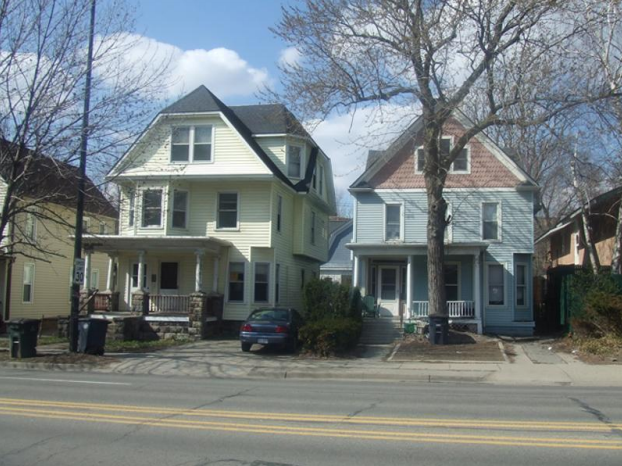
#> input picture docs/original_prompt/example_scene.png, 622 x 466 px
$ jupyter execute appendix_plots.ipynb   (shell and % lines are left out)
#> lines starting #> are read from the running program, lines starting #| are printed output that depends on the picture
# Appendix figures

Standalone — not part of the numbered pipeline; nothing else depends on it and it
depends only on `docs/original_prompt/`.

Currently one figure: the reference images interleaved into the VLM prompt, shown
as the example scene alongside its two low-meaning and two high-meaning example
patches.

Written to `results/paper_plots/`.

[cell 1]

from pathlib import Path

import matplotlib.pyplot as plt
import matplotlib.gridspec as gridspec
from PIL import Image

## Prompt example images

The same five images `2_run_model.ipynb` passes to the model as
`reference_imgs`, laid out as they are described in the prompt.

[cell 2]
PROMPT_IMG_DIR = Path('docs/original_prompt')

example_scene = Image.open(PROMPT_IMG_DIR / 'example_scene.png').convert('RGB')
low1  = Image.open(PROMPT_IMG_DIR / 'low_meaning_example1.png').convert('RGB')
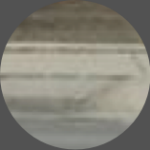
#> input picture docs/original_prompt/low_meaning_example1.png, 150 x 150 px
#> low1 is the input picture: PIL image 150x150 RGB; mean R, G, B 131.8, 129.4, 119.1
low2  = Image.open(PROMPT_IMG_DIR / 'low_meaning_example2.png').convert('RGB')
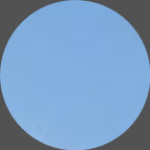
#> input picture docs/original_prompt/low_meaning_example2.png, 150 x 150 px
#> low2 is the input picture: PIL image 150x150 RGB; mean R, G, B 120.7, 155.3, 192.4
high1 = Image.open(PROMPT_IMG_DIR / 'high_meaning_example1.png').convert('RGB')
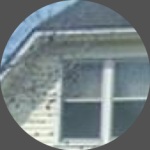
#> input picture docs/original_prompt/high_meaning_example1.png, 150 x 150 px
#> high1 is the input picture: PIL image 150x150 RGB; mean R, G, B 117.1, 128.6, 131.6
high2 = Image.open(PROMPT_IMG_DIR / 'high_meaning_example2.png').convert('RGB')
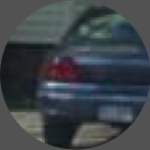
#> input picture docs/original_prompt/high_meaning_example2.png, 150 x 150 px
#> high2 is the input picture: PIL image 150x150 RGB; mean R, G, B 62, 68.3, 73.5

plt.rcParams['font.family'] = 'Arial'

fig = plt.figure(figsize=(8, 3.5), facecolor='white')
gs_app = gridspec.GridSpec(
    2, 3, figure=fig,
    width_ratios=[2, 1, 1],
    wspace=0.06, hspace=0.2,
    left=0.02, right=0.98, bottom=0.06, top=0.96
)

ax_scene = fig.add_subplot(gs_app[:, 0])
ax_low1  = fig.add_subplot(gs_app[0, 1])
ax_low2  = fig.add_subplot(gs_app[0, 2])
ax_high1 = fig.add_subplot(gs_app[1, 1])
ax_high2 = fig.add_subplot(gs_app[1, 2])

panels = [
    (ax_scene, example_scene, 'Example scene'),
    (ax_low1,  low1,          'Low-meaning example 1'),
    (ax_low2,  low2,          'Low-meaning example 2'),
    (ax_high1, high1,         'High-meaning example 1'),
    (ax_high2, high2,         'High-meaning example 2'),
]
for ax, im, title in panels:
    ax.imshow(im)
    ax.axis('off')
    ax.set_title(title, fontsize=11, pad=5)
#> this loop made 5 passes
#> title on passes 1 to 5: 'Example scene', 'Low-meaning example 1', 'Low-meaning example 2', 'High-meaning example 1', 'High-meaning example 2'

plt.savefig('results/paper_plots/appendix_prompt_examples.png', dpi=300,
            bbox_inches='tight', facecolor='white')
plt.show()
print('Saved to results/paper_plots/appendix_prompt_examples.png')
